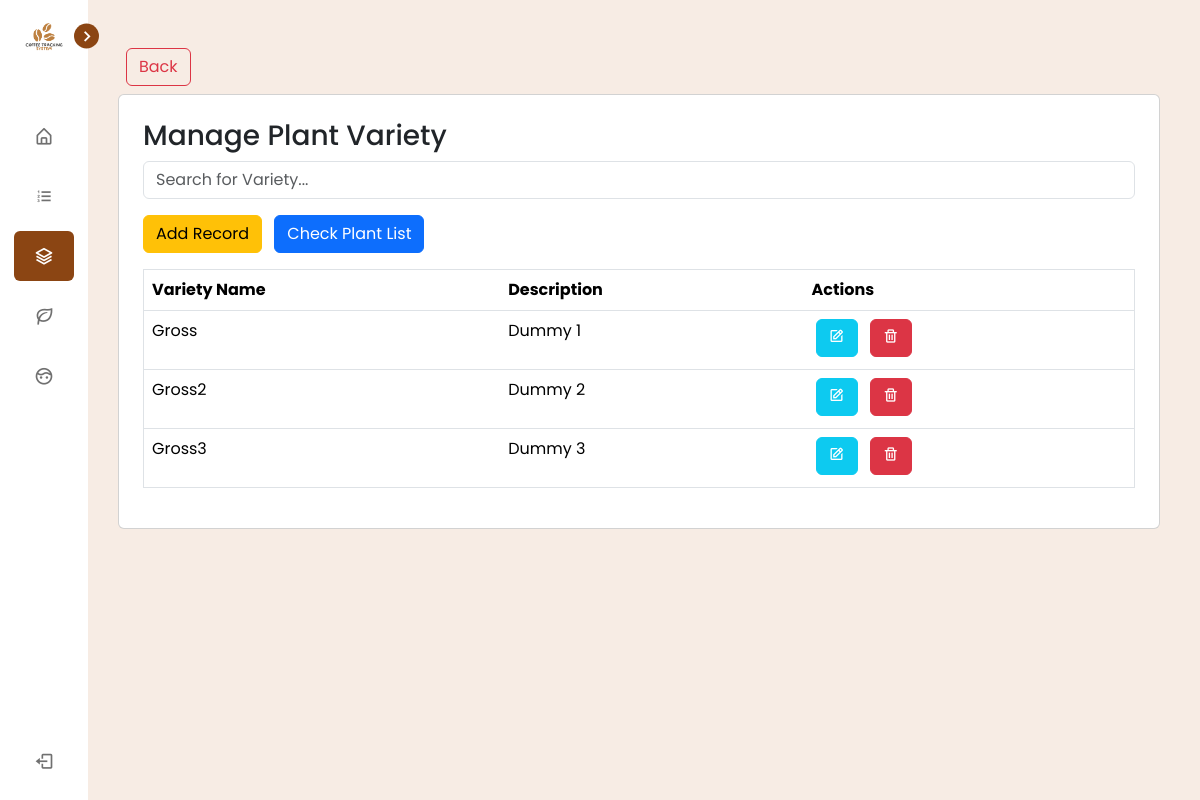
Screenshot of /view/pages/plant_variety/index.php (signed in) with the database file from the repository.
### tables this page shows
CREATE TABLE `tbl_variety` (
  `id` int(255) NOT NULL,
  `variety_id` varchar(255) NOT NULL,
  `variety_name` varchar(255) NOT NULL,
  `description` varchar(255) NOT NULL
);

### connection/connection.php (called while the page is built, shortened)
<?php
class config {
    public function __construct(){
        $dsn = "mysql:host=".H.";dbname=".DB;
        $username = U;
        $password = P;
        try {
            $this->pdo = new PDO($dsn, $username, $password);
        } catch (PDOException $e) {
            die("Connection failed: " . $e->getMessage());
        }
    }
}
?>

### controller/PlantVarietyController.php (called while the page is built, shortened)
<?php
    require_once('../../../services/PlantVarietyService.php');
    $varietyService = new VarietyServices();
    $varietys = $varietyService->getPlantVariety();
?>

### services/PlantVarietyService.php (called while the page is built, shortened)
<?php
require_once("../../../connection/connection.php");
class VarietyServices extends config {
    public function getPlantVariety() {
        try {
            $query = "SELECT `id`, `variety_id`, `variety_name`, `description` FROM `tbl_variety` WHERE 1";
            $stmt = $this->pdo->prepare($query);
            $stmt->execute();
            return $stmt->fetchAll(PDO::FETCH_ASSOC);
        } catch (PDOException $e) {
            echo "Error: " . $e->getMessage();
        }
    }
}
?>

### view/pages/plant_variety/index.php (the view, shortened to what this page needs)
<?php
  include_once('../../components/header.php');
  include_once('../../../controller/PlantVarietyController.php');
?>
<div class="p-3">
<a class="btn btn-outline-danger m-2" href="../dashboard/index.php" width="200"> Back </a>
    <div class="card p-4">
    <h3>Manage Plant Variety</h3>
    <div class="mb-3">
        <input type="text" id="searchInput" class="form-control" placeholder="Search for Variety...">
    </div>
    <div class="mb-3">
        <a type="button" class="btn d-none d-md-inline-block btn-warning " href="create.php">Add Record</a>
        <a type="button" class="btn d-none d-md-inline-block btn-primary mx-2" href="../plant_nursery/index.php">Check Plant List</a>
    </div>
    <div class="table-responsive">
        <table border="1" class="table" id="nurseryOwnersTable">
            <thead>
                <tr>
                    <th>Variety Name</th>
                    <th>Description</th>
                    <th>Actions</th>
                </tr>
            </thead>
            <tbody>
                <?php if (!empty($varietys)): ?>
                    <?php foreach ($varietys as $variety): ?>
                        <tr>
                            <td><?php echo htmlspecialchars($variety['variety_name']); ?></td>
                            <td><?php echo htmlspecialchars($variety['description']); ?></td>
                            <td class=" justify-content-center align-items-center">
                                <a type="button" class="btn btn-info mx-1 mb-1" href="update.php?ID=<?php echo htmlspecialchars($variety['id']); ?>">
                                    <i class='bx bx-edit icon text-white'></i>
                                </a>
                                <button type="button" class="btn btn-danger mx-1 mb-1" data-id="<?php echo htmlspecialchars($variety['id']); ?>" onclick="setDeleteId(this)">
                                    <i class='bx bx-trash icon'></i>
                                </button>
                            </td>
                        </tr>
                    <?php endforeach; ?>
                <?php else: ?>
                    <tr>
                        <td colspan="5" class="text-center">No records found.</td>
                    </tr>
                <?php endif; ?>
            </tbody>
        </table>
        </div>
    </div>
    </div>
<?php include_once('../../components/footer.php'); ?>

### view/css/style.css (style rules this page uses)
body { padding: 5px; background-color: #f5f5f5; font-family: Arial, sans-serif; }

### view/css/sidebar.css (style rules this page uses)
* { margin: 0; padding: 0; box-sizing: border-box; font-family: 'Poppins', sans-serif; }
:root { --body-color: #f7ece4; --sidebar-color: #FFF; --primary-color: #8B4513; --primary-color-light: #fffbf5; --toggle-color: #DDD; --text-color: #707070; --tran-03: all 0.2s ease; --tran-03: all 0.3s ease; --tran-04: all 0.3s ease; --tran-05: all 0.3s ease; }
body { min-height: 100vh; background-color: var(--body-color); transition: var(--tran-05); }

### rows the page displays
tbl_variety: variety_name "Gross", description "Dummy 1"
tbl_variety: variety_name "Gross2", description "Dummy 2"
tbl_variety: variety_name "Gross3", description "Dummy 3"
